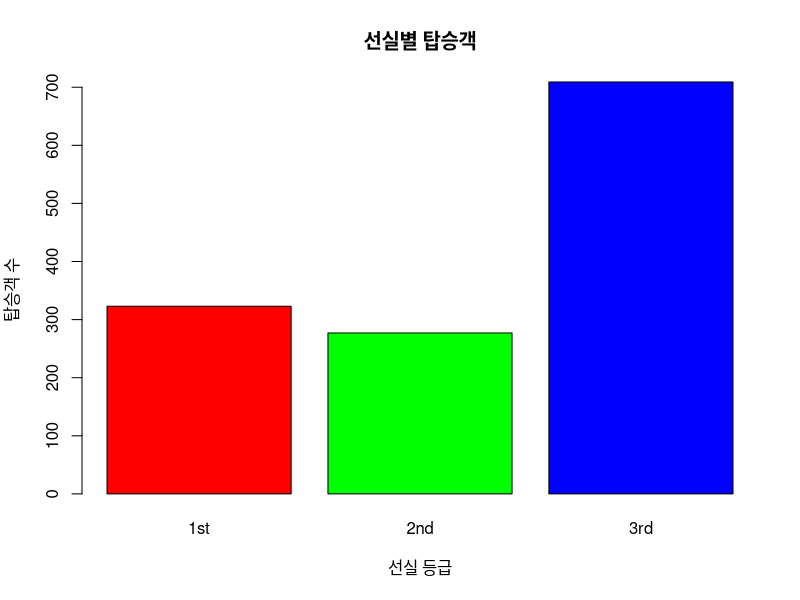
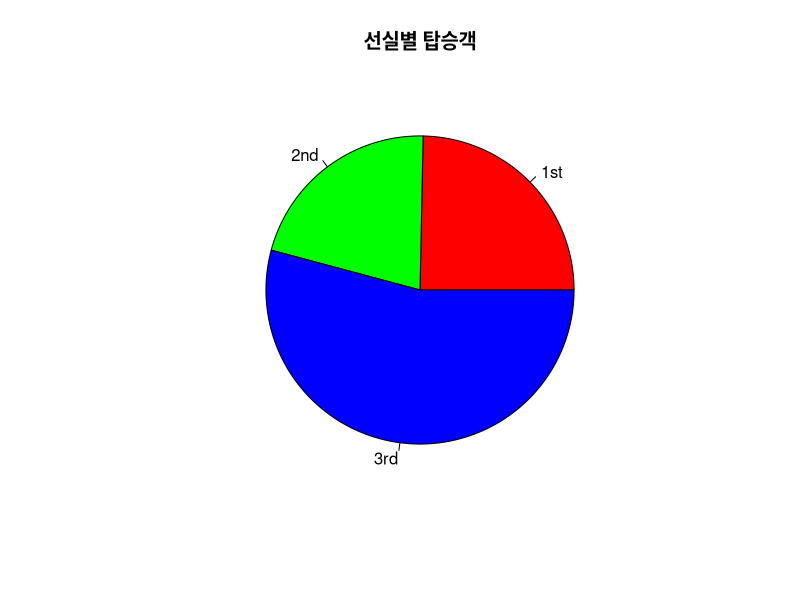

Source code (R) for these figures, in order:
install.packages('carData')
library(carData)
str(TitanicSurvival)

room.class <- TitanicSurvival$passengerClass
room.class

tbl <- table(room.class)
tbl
sum(tbl)

barplot(tbl,
        main = '선실별 탑승객',
        xlab = '선실 등급',
        ylab = '탑승객 수',
        col = rainbow(3))

tbl / sum(tbl)
pie(tbl,
    main = '선실별 탑승객',
    col = rainbow(3))